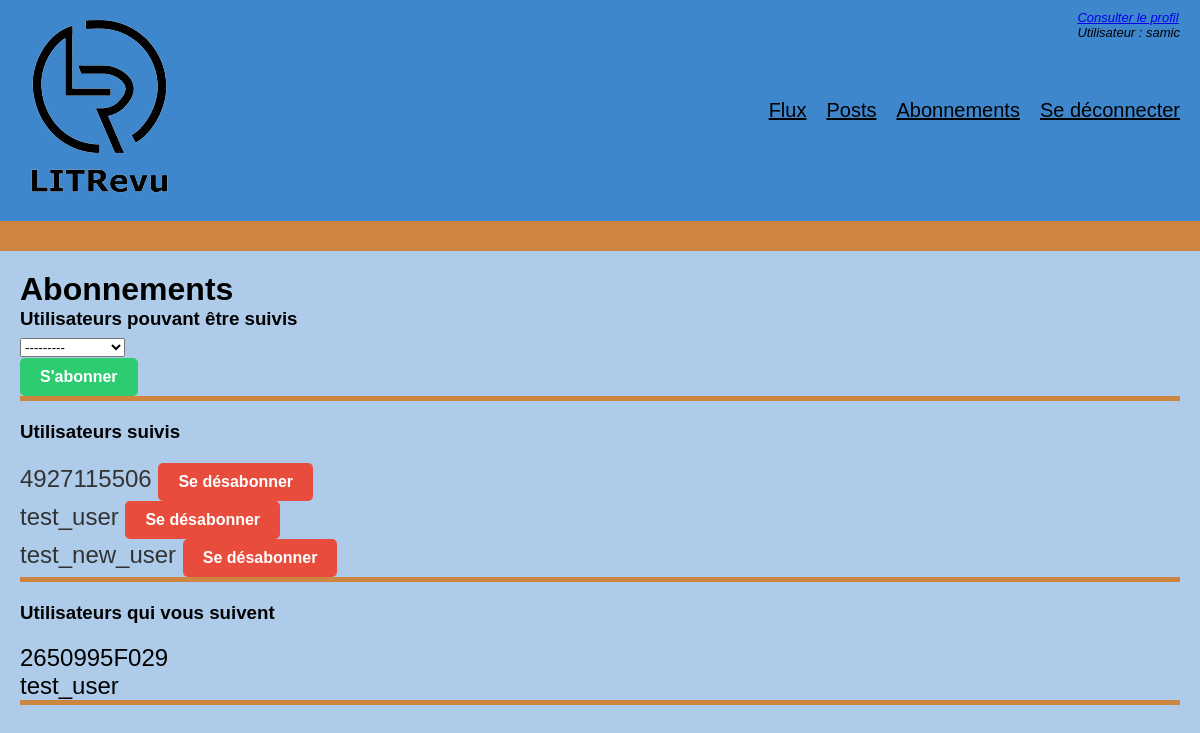
Page /subscription/ (signed in) on the earlier database version.
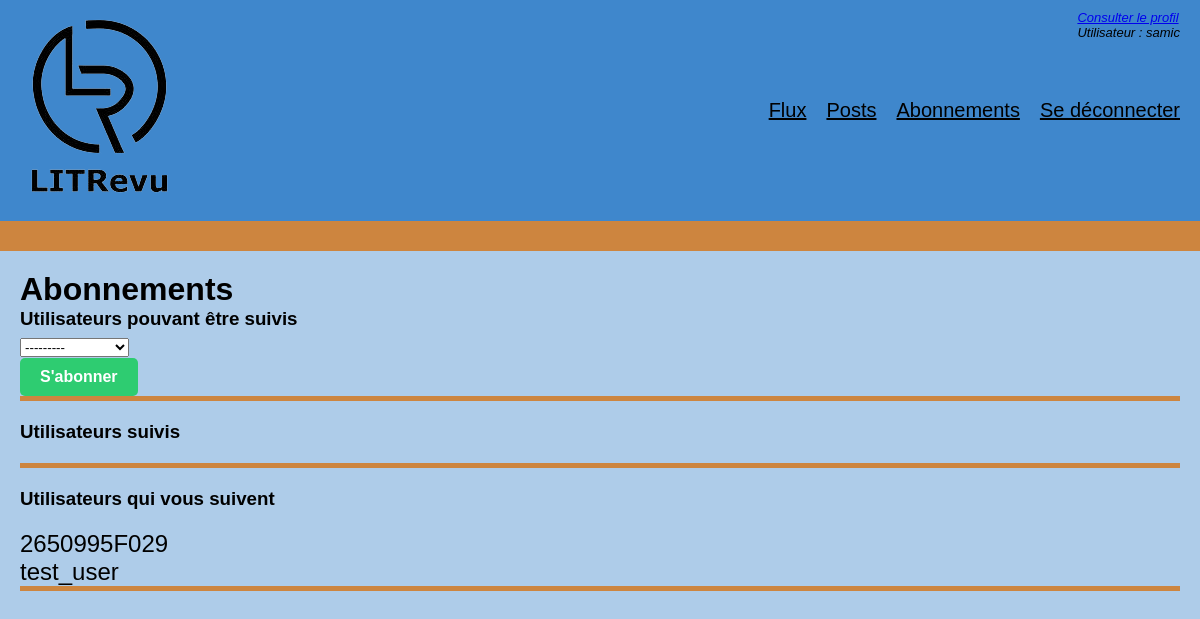
Same page on the later database version.
### app_books/models.py (models this page shows)
class UserFollows(models.Model):
    user = models.ForeignKey(
        to=settings.AUTH_USER_MODEL, on_delete=models.CASCADE, related_name="following"
    )
    followed_user = models.ForeignKey(
        to=settings.AUTH_USER_MODEL,
        on_delete=models.CASCADE,
        related_name="followed_by",
    )
    class Meta:
        unique_together = (
            "user",
            "followed_user",
        )

### app_books/views.py (the view)
# urls.py: path("subscription/", views.subscription, name="subscription"),
@login_required
def subscription(request):
    already_following = request.user.following.all().values_list(
        "followed_user_id", flat=True
    )
    if request.method == "POST":
        form = SubscriptionForm(
            request.POST,
            users_to_follow=User.objects.exclude(id=request.user.id).exclude(
                id__in=already_following
            ),
        )
        if form.is_valid():
            followed_user = form.cleaned_data["users_to_follow"]
            user_follows = UserFollows(user=request.user, followed_user=followed_user)
            user_follows.save()
            return redirect("subscription")
    else:
        form = SubscriptionForm(
            users_to_follow=User.objects.exclude(id=request.user.id).exclude(
                id__in=already_following
            )
        )
    return render(request, "subscription.html", {"form": form})

### app_books/forms.py
class SubscriptionForm(forms.Form):
    users_to_follow = forms.ModelChoiceField(
        queryset=None,
        widget=forms.Select(attrs={"class": "form-control"}),
    )
    is_following = forms.BooleanField(
        required=False,
        initial=True,
        widget=forms.HiddenInput(),
    )
    users_to_follow.label = ""
    def __init__(self, *args, **kwargs):
        users_to_follow = kwargs.pop("users_to_follow", None)
        super().__init__(*args, **kwargs)
        self.fields["users_to_follow"].queryset = users_to_follow

### app_books/templates/subscription.html (shortened to what this page needs)
{% extends 'base.html' %}
{% load static %}
{% block content %}
<h1>Abonnements</h1>
<h3>Utilisateurs pouvant être suivis</h3>
<div class="users-heading">
    <form method="post">
        {{ form.as_p }}
        <button class="button success-button" type="submit">S'abonner</button>
    </form>
</div>
<h3>Utilisateurs suivis</h3>
<div class="followed-heading">
    <form method="post">
        {% for followed in request.user.following.all %}
        <div>
            {{ followed.followed_user.username }}
            <a href="{% url 'unfollow_user' followed.followed_user.id %}" class="button danger-button">Se désabonner</a>
        </div>
        {% endfor %}
    </form>
</div>
<h3>Utilisateurs qui vous suivent</h3>
<div class="followers-heading">
    <form method="post">
        {% for follower in request.user.followed_by.all %}
        <div>
            {{ follower.user.username }}
        </div>
        {% endfor %}
    </form>
</div>
{% endblock %}

Differences in the rows shown:
removed UserFollows: followed_user.username "4927115506", shown under "Utilisateurs suivis"
removed UserFollows: followed_user.username "test_user", shown under "Utilisateurs suivis"
removed UserFollows: followed_user.username "test_new_user", shown under "Utilisateurs suivis"
